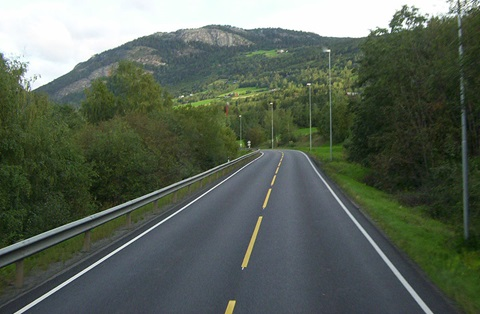
#> input picture ch4/road2.jpg, 480 x 314 px
$ python 4-1hough_lines.py
#> lines starting #> are read from the running program, lines starting #| are printed output that depends on the picture; after the words box and inside, x2 and y2 are one past the last pixel; in counts of white or black regions, pixels touching at a corner belong together
import cv2
import sys
import numpy as np

img = cv2.imread('road2.jpg')
#> img is the input picture: shape (314, 480, 3); mean B, G, R 87.2, 99.5, 89.3
#img = cv2.imread('sudoku.png')
#img = cv2.imread('check.png')
if img is None:
    sys.exit('파일을 찾을 수 없습니다.')

h,w = img.shape[:2]
#> h = 314; w = 480
imgP = img.copy()

gray = cv2.cvtColor(img,cv2.COLOR_BGR2GRAY)
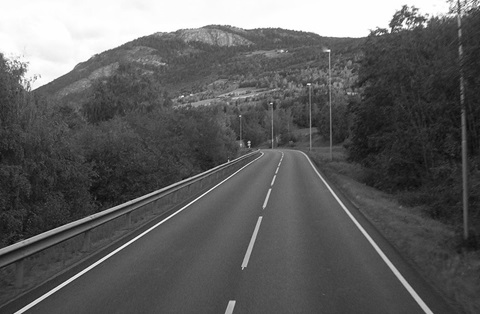
#> gray: shape (314, 480); min 8, max 255, mean 95.1
edges = cv2.Canny(gray, 100, 200)   # 이미지마다 임계값을 달리 설정
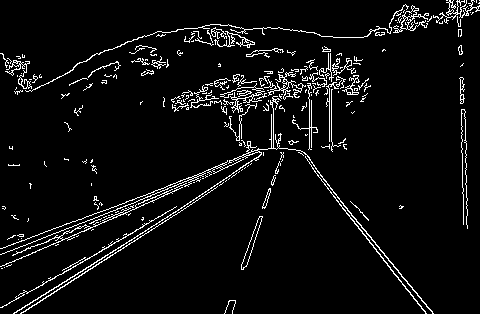
#> edges: shape (314, 480); 5.5% white in thin lines or dots

# 1
lines = cv2.HoughLines(edges, 1, np.pi/180, 100) # 허프 선 검출 ---②
#> lines = 35 rows, first 8: [267, 1.05], [273, 0.977], [272, 0.995], [274, 0.995], [237, 1.2], [-139, 2.46], [233, 1.22], [-142, 2.48]
# 4번째 : 직선으로 판단할 threshold, 같은 직선에 있는 최소 픽셀 수
for line in lines: 				# 검출된 모든 선 순회
   r, theta = line[0] 				# 거리와 각도
   tx, ty = np.cos(theta), np.sin(theta) 		# x, y축에 대한 삼각비
   x0, y0 = tx*r, ty*r 			#x, y 기준(절편) 좌표
   cv2.circle(img, (int(x0), int(y0)), 3, (0,255,0), -1) # 기준 좌표에 빨강색 점 그리기
   x1, y1 = int(x0 + w*(-ty)), int(y0 + h * tx) 	# 직선 방정식으로 그리기 위한 시작점 계산
   x2, y2 = int(x0 - w*(-ty)), int(y0 - h * tx) 	# 끝점 계산
   cv2.line(img, (x1, y1), (x2, y2), (255,0,0), 2) 	# 선그리기
#> this loop made 35 passes
#> (r, theta, tx, ty, x0, y0, x1, y1) on passes 1 to 12: (267, 1.05, 0.5, 0.866, 133.5, 231.2, -282, 388), (273, 0.977, 0.559, 0.829, 152.7, 226.3, -245, 401), (272, 0.995, 0.545, 0.839, 148.1, 228.1, -254, 399), (274, 0.995, 0.545, 0.839, 149.2, 229.8, -253, 400), (237, 1.2, 0.358, 0.934, 84.93, 221.3, -363, 333), (-139, 2.46, -0.777, 0.629, 108, -87.48, -194, -331), (233, 1.22, 0.342, 0.94, 79.69, 218.9, -371, 326), (-142, 2.48, -0.788, 0.616, 111.9, -87.42, -183, -334), (-131, 2.44, -0.766, 0.643, 100.4, -84.21, -208, -324), (245, 1.15, 0.407, 0.914, 99.65, 223.8, -338, 351), (243, 1.13, 0.423, 0.906, 102.7, 220.2, -332, 352), (-151, 2.5, -0.799, 0.602, 120.6, -90.87, -168, -341)
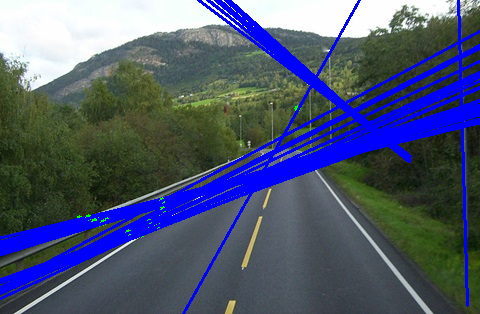
#> img: shape (314, 480, 3); 14.51% of pixels changed, all inside (x1, y1, x2, y2) = (0, 0, 480, 314)

# 2
linesp = cv2.HoughLinesP(edges, 1, np.pi/180, 10, None, minLineLength=50, maxLineGap=5) 	# 허프 선 검출 ---②
#> linesp = 28 rows, first 6: [2, 307, 176, 206], [45, 294, 140, 233], [156, 224, 278, 142], [317, 175, 421, 308], [0, 254, 137, 201], [21, 258, 243, 159]
# 4번째 : 직선으로 판단할 threshold, 같은 직선에 있는 최소 픽셀 수
# 5번째 : 최소 직선 길이
# 6번째 : 이웃하는 픽셀 간 최대 허용 갭
for line in linesp: 				# 검출된 모든 선 순회
   x1, y1, x2, y2 = line[0] 			# 시작점과 끝점
   cv2.line(imgP, (x1,y1), (x2, y2), (0,0,255), 2) 	# 검출된 선 그리기 ---③
#> this loop made 28 passes
#> (x1, y1, x2, y2) on passes 1 to 12: (2, 307, 176, 206), (45, 294, 140, 233), (156, 224, 278, 142), (317, 175, 421, 308), (0, 254, 137, 201), (21, 258, 243, 159), (21, 313, 165, 220), (343, 205, 433, 313), (221, 104, 297, 69), (152, 198, 222, 167), (308, 90, 358, 75), (384, 34, 479, 0)
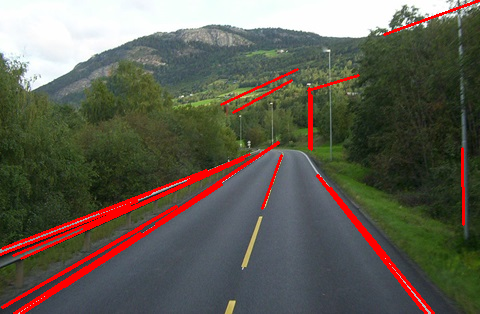
#> imgP: shape (314, 480, 3); 5.03% of pixels changed, all inside (x1, y1, x2, y2) = (0, 0, 480, 314)

img_houghline=np.hstack((img,imgP))
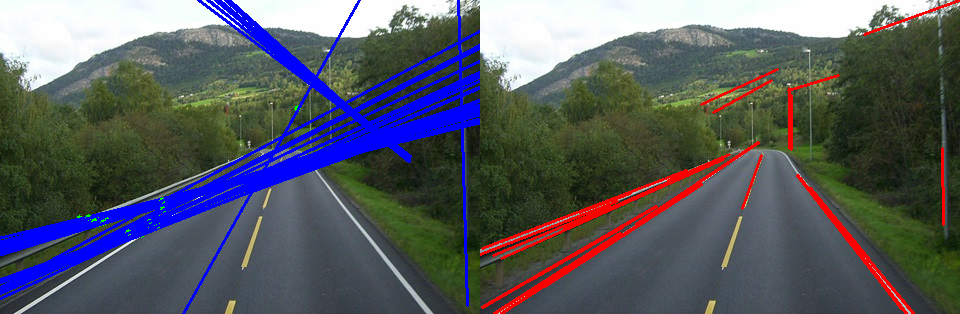
#> img_houghline: shape (314, 960, 3); mean B, G, R 97.7, 90.7, 87.8
cv2.imshow("Hough lines", img_houghline)

cv2.waitKey()
cv2.destroyAllWindows()

$ run again, with ch4/sudoku.png saved as ch4/road2.jpg
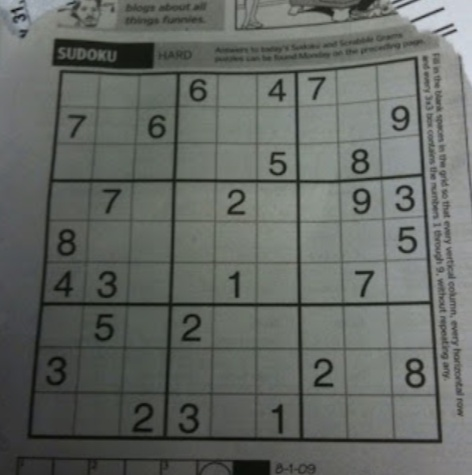
#> input picture ch4/sudoku.png, 472 x 475 px
#> img is the input picture: shape (475, 472, 3); mean B, G, R 99.4, 104, 99.9
#> `edges = cv2.Canny(gray, 100, 200)`:
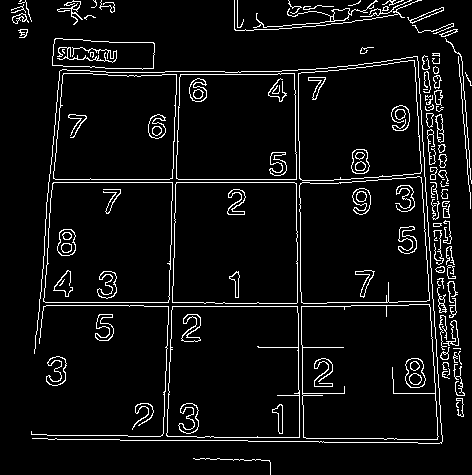
#> edges: shape (475, 472); 6.1% white in thin lines or dots
#> lines = 81 rows, first 8: [179, 1.57], [182, 0.0349], [182, 1.57], [302, 1.57], [-296, 3.12], [-292, 3.12], [306, 1.57], [-427, 3.07]
#> the loop `for line in lines:` made 81 passes
#> (r, theta, tx, ty, x0, y0, x1, y1) on passes 1 to 8: (179, 1.57, -4.37e-08, 1, -7.82e-06, 179, -472, 178), (182, 0.0349, 0.999, 0.0349, 181.9, 6.35, 165, 481), (182, 1.57, -4.37e-08, 1, -7.96e-06, 182, -472, 181), (302, 1.57, -4.37e-08, 1, -1.32e-05, 302, -472, 301), (-296, 3.12, -1, 0.0175, 296, -5.17, 287, -480), (-292, 3.12, -1, 0.0175, 292, -5.1, 283, -480), (306, 1.57, -4.37e-08, 1, -1.34e-05, 306, -472, 305), (-427, 3.07, -0.998, 0.0698, 426, -29.79, 393, -503)
#> linesp = 50 rows, first 6: [351, 305, 408, 305], [302, 345, 303, 395], [49, 179, 169, 179], [420, 101, 427, 214], [424, 220, 435, 391], [327, 302, 397, 302]
#> the loop `for line in linesp:` made 50 passes
#> `img_houghline=np.hstack((img,imgP))`:
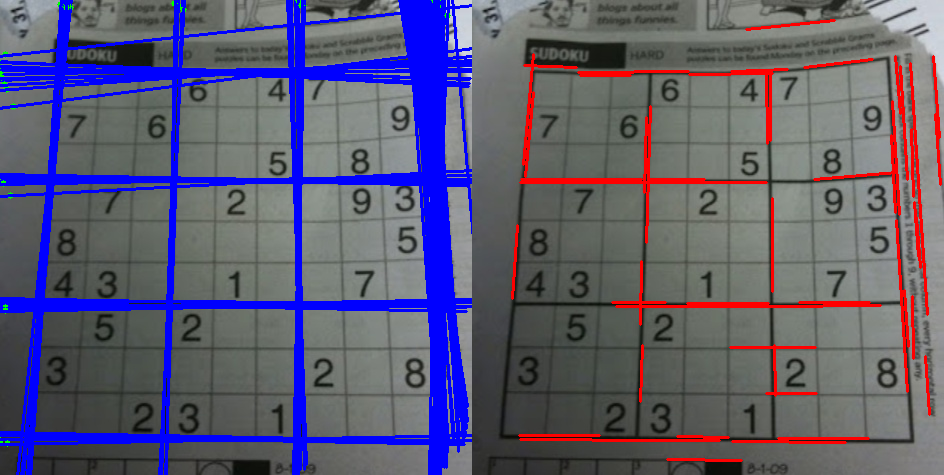
#> img_houghline: shape (475, 944, 3); mean B, G, R 115, 90.5, 94.3

$ run again, with ch4/apples.jpg copied over ch4/road2.jpg
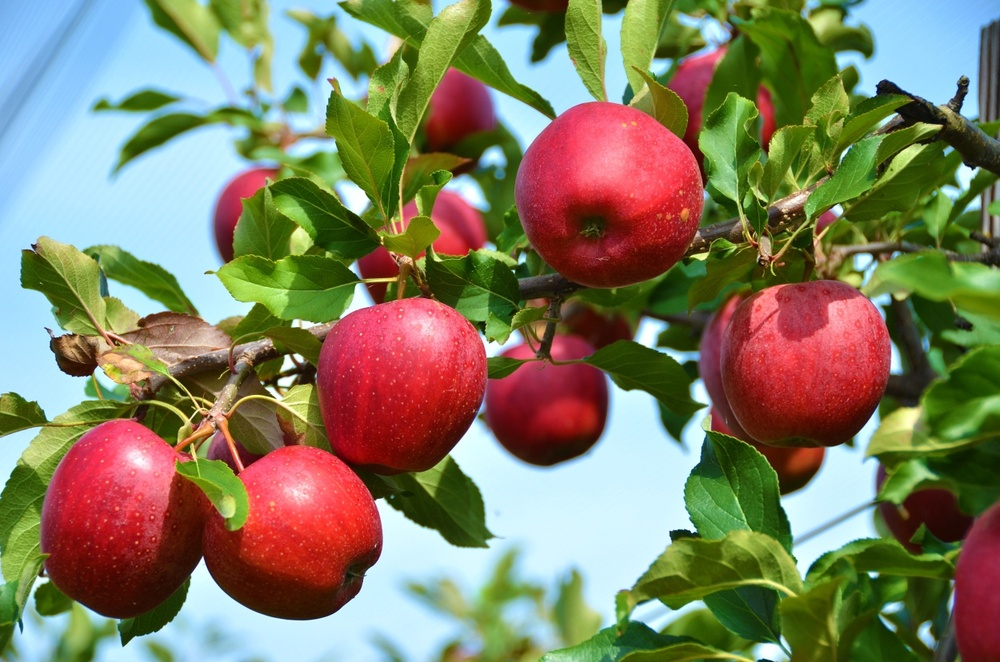
#> input picture ch4/apples.jpg, 1000 x 662 px, shrunk from 1250 x 828 before the run
#> img is the input picture: shape (662, 1000, 3); mean B, G, R 98.6, 125.8, 129.6
#> `edges = cv2.Canny(gray, 100, 200)`:
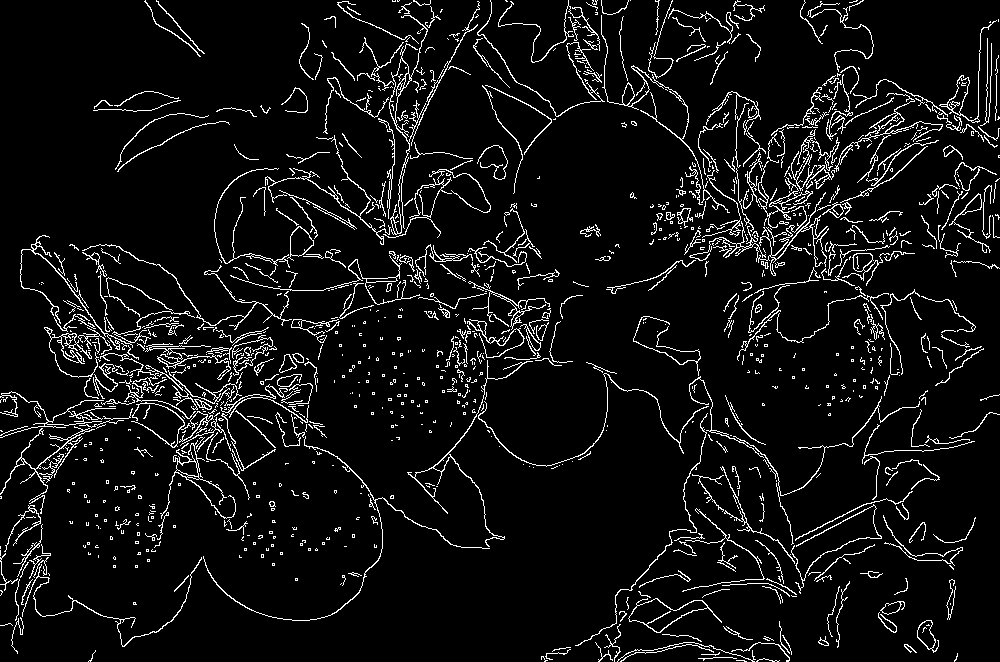
#> edges: shape (662, 1000); 6.7% white in thin lines or dots
#> lines = 1742 rows, first 8: [414, 1.24], [415, 1.22], [408, 1.24], [411, 1.24], [401, 1.26], [363, 1.33], [454, 1.27], [445, 0.785]
#> the loop `for line in lines:` made 1742 passes
#> (r, theta, tx, ty, x0, y0, x1, y1) on passes 1 to 3: (414, 1.24, 0.326, 0.946, 134.8, 391.4, -810, 606), (415, 1.22, 0.342, 0.94, 141.9, 390, -797, 616), (408, 1.24, 0.326, 0.946, 132.8, 385.8, -812, 601)
#> linesp = 13 rows, first 6: [59, 342, 111, 330], [425, 254, 480, 254], [761, 208, 832, 173], [187, 426, 237, 411], [174, 461, 246, 396], [786, 552, 853, 515]
#> the loop `for line in linesp:` made 13 passes
#> `img_houghline=np.hstack((img,imgP))`:
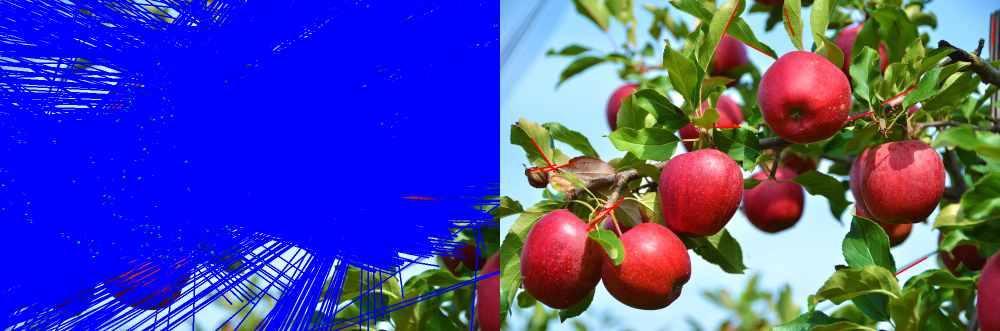
#> img_houghline: shape (662, 2000, 3) (shown at 1/2 size); mean B, G, R 166.1, 72.6, 73.3
